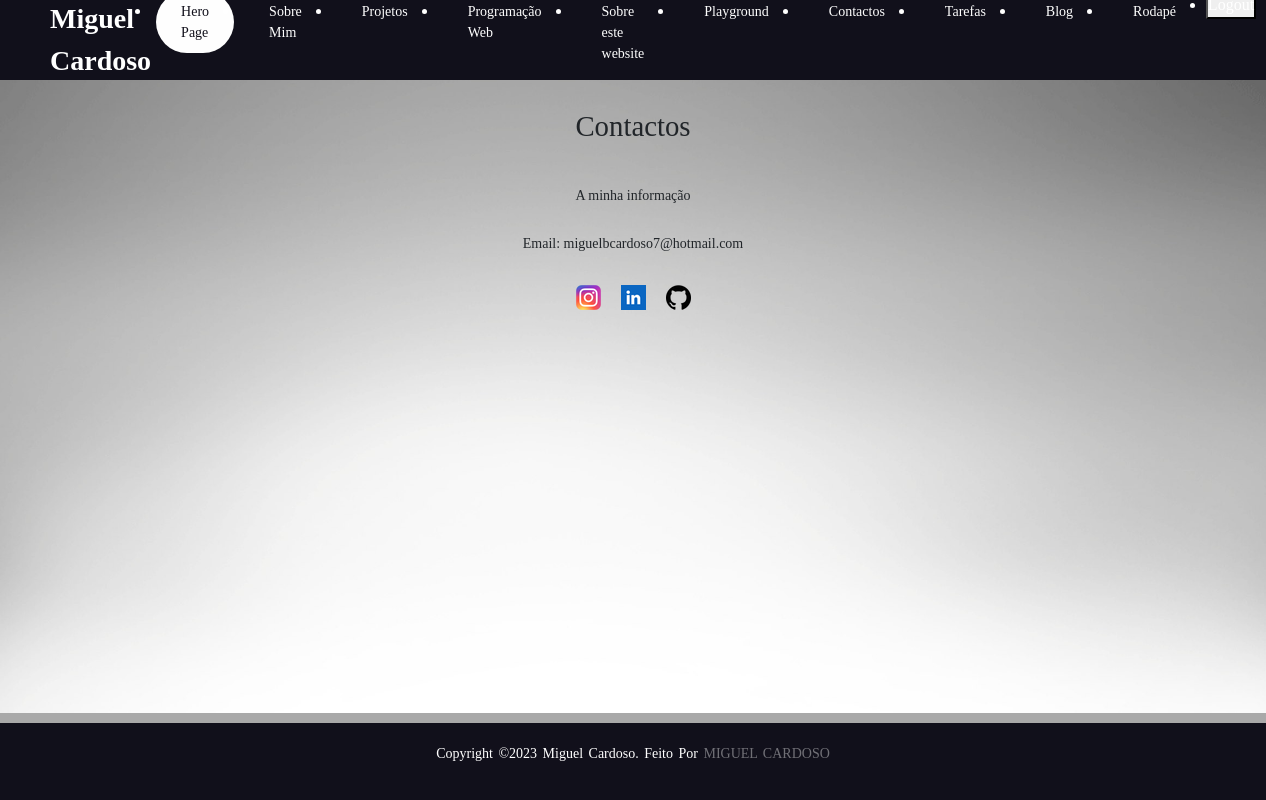
Page /projetosPessoais on the earlier database version.
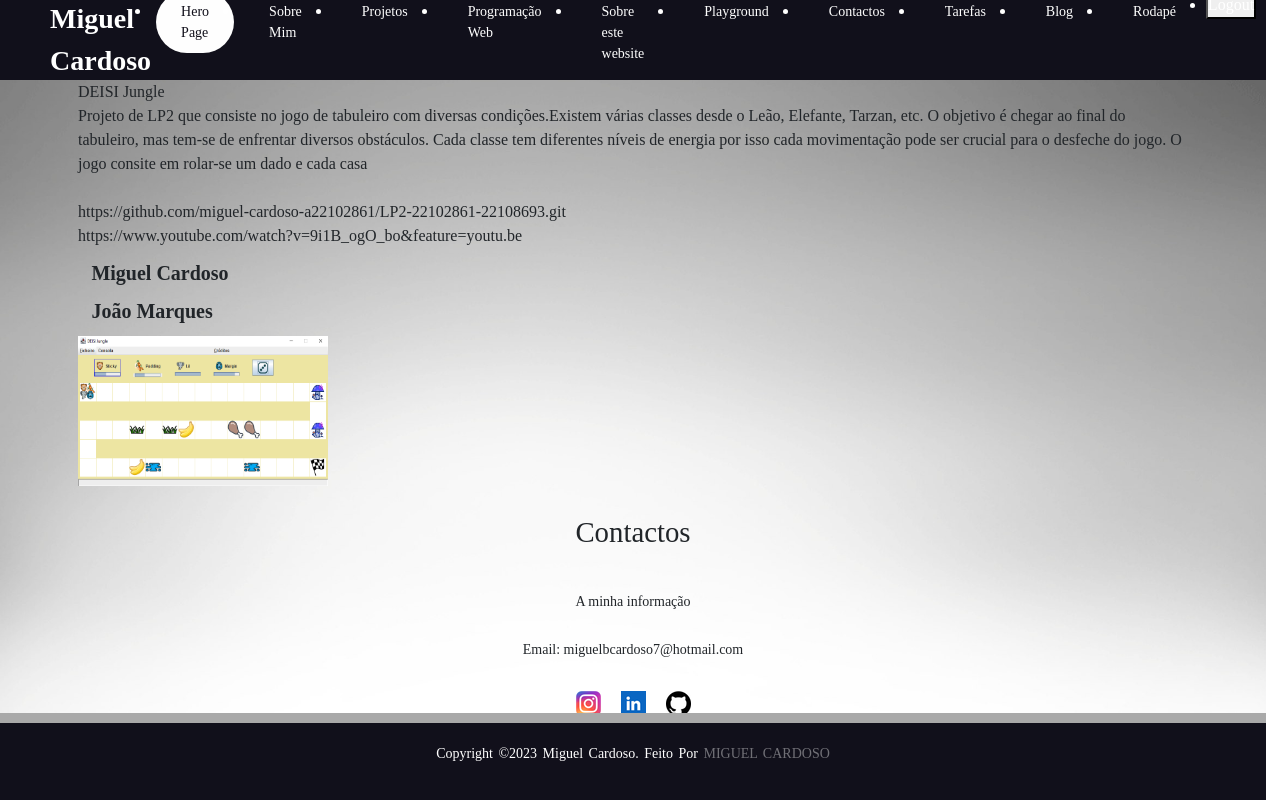
Same page on the later database version.
### portfolio/models.py (models this page shows, shortened)
class Projeto(models.Model):
    titulo = models.CharField(max_length=50)
    descricao = models.CharField(max_length=500)
    imagem = models.ImageField(upload_to='images/', blank=True)
    anoRealizacao = models.IntegerField()
    participantes = models.ManyToManyField(Pessoa, related_name='trabalhos')
    linkGithub = models.URLField(max_length=120, blank=True)
    videoYoutube = models.URLField(blank=True)

class Pessoa(models.Model):
    nome = models.CharField(max_length=50)
    linkPaginaLusofona = models.URLField(max_length=200, blank=True)
    linkLinkedIn = models.URLField(max_length=200, blank=True)
    linkAppPortfolio = models.URLField(blank=True)
    def __str__(self):
        return self.nome

### portfolio/views.py (the view)
# urls.py: path('projetosPessoais', views.projetosPessoais_view, name='projetosPessoais'),
def projetosPessoais_view(request):
    projetosPessoais = Projeto.objects.all()
    context = {
        'projetosPessoais': projetosPessoais,
    }
    return render(request, 'portfolio/projetosPessoais.html', context)

### portfolio/templates/portfolio/projetosPessoais.html
{% extends 'portfolio/layout.html' %}
{% block main %}
{% for projetoPessoal in projetosPessoais %}
<div class="container">
    {{ projetoPessoal.titulo}} <br>
    <div class="project">
        <div class="info">
            {{projetoPessoal.descricao}} <br>
            {{ projetoPessoal.anoDeRealizacao}} <br>
            {{ projetoPessoal.linkGithub}} <br>
            {{ projetoPessoal.videoYoutube}} <br>
            {% for participante in projetoPessoal.participantes.all %}
            <h1>{{ participante }}</h1>
            {% endfor %}
            <img src="{{projetoPessoal.imagem.url}}" alt="Projeto LP2" width="250" height="150">
        </div>
    </div>
</div>
{% endfor %}
<div class="footer-content">
    <h3>Contactos</h3>
    <p>A minha informação</p>
    <p>Email: miguelbcardoso7@hotmail.com</p>
    <ul class="socials">
        <li><a href="https://www.instagram.com/miguelbcardoso/"><img src="images/instagram.png"></a></li>
        <li><a href="https://www.linkedin.com/in/miguelbcardoso/"><img src="images/linkedin.png"></a></li>
        <li><a href="https://github.com/miguel-cardoso-a22102861"><img src="images/githubrodape.png"></a></li>
    </ul>
</div>
<footer>
    <div class="footer-bottom" id="footer-bottom">
        <p>copyright &copy;2023 Miguel Cardoso. Feito por <span>Miguel Cardoso</span>
        </p>
    </div>
</footer>
{% load static %}
<link rel="stylesheet" href="{% static 'portfolio/css/laboratorios.css' %}">
{% endblock %}

Differences in the rows shown:
added Projeto: titulo "DEISI Jungle", descricao "Projeto de LP2 que consiste no jogo de tabuleiro com diversas condições.Existem várias classes desde o Leão, Elefante, Tarzan, etc. O objetivo é chegar ao final do tabuleiro, mas tem-se de enfrentar diversos obstáculos. Cada classe tem diferentes níveis de energia por isso cada movimentação pode ser crucial para o desfeche do jogo. O jogo consite em rolar-se um dado e cada casa", linkGithub "https://github.com/miguel-cardoso-a22102861/LP2-22102861-22108693.git", videoYoutube "https://www.youtube.com/watch?v=9i1B_ogO_bo&feature=youtu.be", imagem (picture)
added Pessoa: nome "Miguel Cardoso"
added Pessoa: nome "João Marques"
